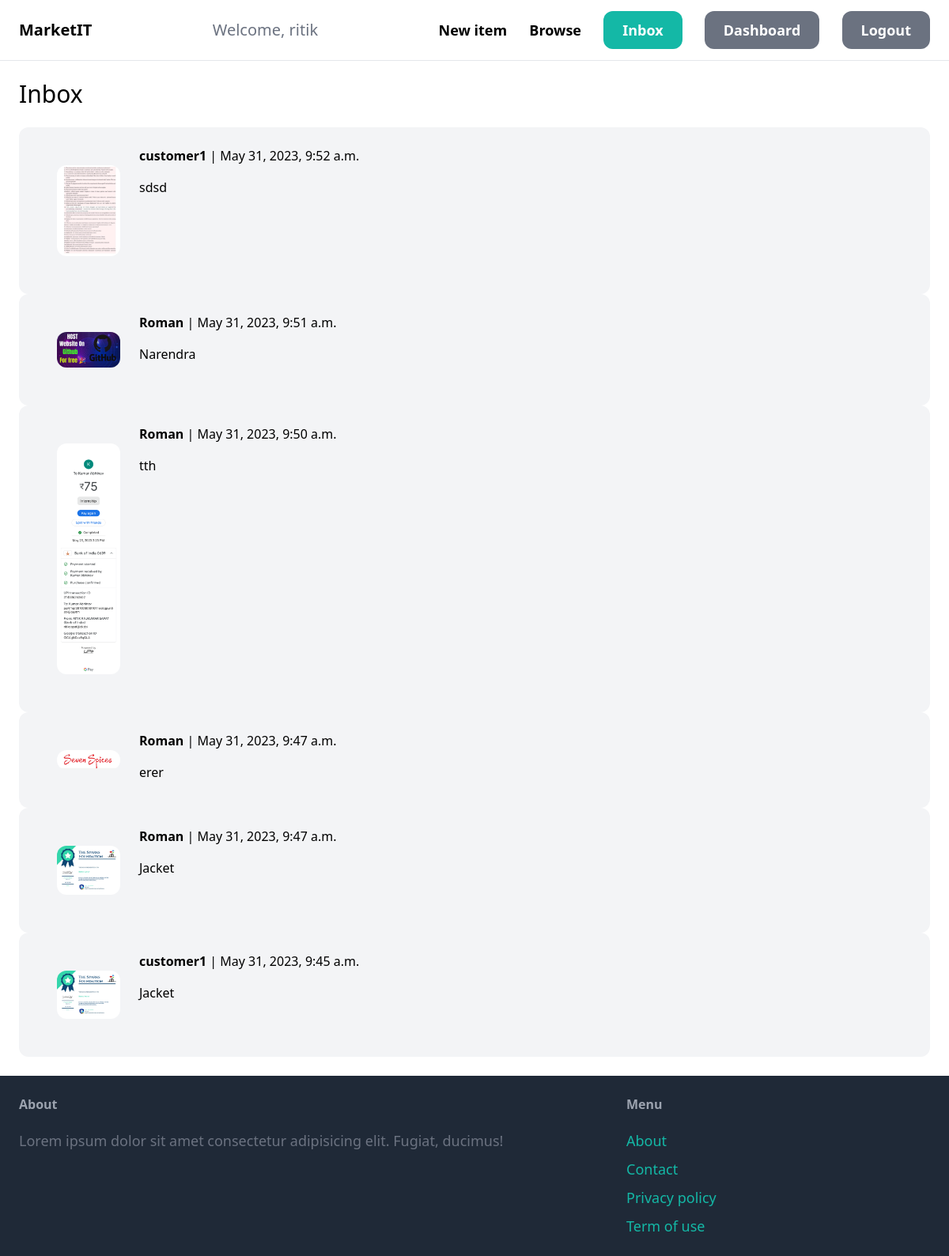
The page /inbox/ (signed in) on the database its author committed.
### conversation/models.py (models this page shows)
class Conversation(models.Model):
    item = models.ForeignKey(item,related_name='conversations',on_delete=models.CASCADE)
    members = models.ManyToManyField(User,related_name='conversations')
    created_at = models.DateTimeField(auto_now_add=True)
    modified_at = models.DateTimeField(auto_now=True)
    class Meta:
        ordering = ('-modified_at',)

### item/models.py (models this page shows, shortened)
class item(models.Model):
    category = models.ForeignKey(Category,related_name = 'items',on_delete = models.CASCADE)
    name = models.CharField(max_length=255)
    description = models.TextField(blank=True,null=True)
    price = models.FloatField()
    image = models.ImageField(upload_to = 'items_images',blank=True,null=True)
    is_sold = models.BooleanField(default=False)
    created_by = models.ForeignKey(User,related_name='items',on_delete=models.CASCADE)  #related_name so that items belonging to user can be obtained easily
    created_at = models.DateTimeField(auto_now_add = True)

### conversation/views.py (the view)
# urls.py: path('',views.inbox,name='inbox'),
@login_required
def inbox(request):
    conversations = Conversation.objects.filter(members__in=[request.user.id])
    return render(request,'conversation/inbox.html',{
        'conversations':conversations,
    })

### templates/conversation/inbox.html (shortened to what this page needs)
{% extends "core/base.html" %}
{% block content %}
<h1 class="mb-6 text-3xl">Inbox</h1>
<div class="space-y-6">
    {% for conversation in conversations %}
    <a href="{% url 'conversation:detail' conversation.id %}">
        <div class="p-6 flex bg-gray-100 rounded-xl">
            <div class="p-6">
                <img src="{{ conversation.item.image.url }}" class="w-20 rounded-xl">
            </div>
            <div>
                {% for member in conversation.members.all %}
                {% if member != request.user %}
                <p class='mb-4'><strong>{{ member.username }}</strong> | {{ conversation.modified_at }}</p>
                {{ conversation.item.name }}
                {% endif %}
                {% endfor %}
            </div>
        </div>
    </a>
    {% endfor %}
</div>
{% endblock %}

### templates/core/base.html (shortened to what this page needs)
<!DOCTYPE html>
<html lang="en">
<head>
    <script src="https://cdn.tailwindcss.com"></script>
</head>
<body>
    <nav class="py-6 px-6 flex justify-between items-center border-b border-gray-200">
        <a href="/" class='text-xl font-semibold'>MarketIT</a>
        {% if request.user.is_authenticated %}
        <p class="text-xl text-gray-500">Welcome, {{request.user.username}}</p>
        {% endif %}
        <div class="space-x-6">
            <a href="{% url 'item:new' %}" class='text-lg font-semibold hover:text-gray-500'>New item</a>
            <a href="{% url 'item:items' %}" class='text-lg font-semibold hover:text-gray-500'>Browse</a>
            {% if request.user.is_authenticated %}
            <a href="{% url 'conversation:inbox' %}"
                class='px-6 py-3 text-lg font-semibold bg-teal-500 text-white rounded-xl hover:bg-teal-700'>Inbox</a>
            <a href="{% url 'dashboard:index' %}"
                class='px-6 py-3 text-lg font-semibold bg-gray-500 text-white rounded-xl hover:bg-gray-700'>Dashboard</a>
            <a href="{% url 'core:logout' %}"
                class='px-6 py-3 text-lg font-semibold bg-gray-500 text-white rounded-xl hover:bg-gray-700'>Logout</a>
            {% endif %}
        </div>
    </nav>
    <div class="px-6 py-6">
        {% block content %}
        {% endblock %}
    </div>
    <footer class="py-6 px-6 flex justify-between bg-gray-800">
        <div class="w-2/3 pr-10">
            <h3 class="mb-5 font-semibold text-gray-400">About</h3>
            <p class="text-lg text-gray-500">Lorem ipsum dolor sit amet consectetur adipisicing elit. Fugiat,
                ducimus!
            </p>
        </div>
        <div class="w-1/3">
            <h3 class="mb-5 font-semibold text-gray-400">Menu</h3>
            <ul class='space-y-2'>
                <li><a href="#" class='text-lg text-teal-500 hover:text-teal-700'>About</a></li>
                <li><a href="{% url 'core:contact' %}" class='text-lg text-teal-500 hover:text-teal-700'>Contact</a>
                </li>
                <li><a href="#" class='text-lg text-teal-500 hover:text-teal-700'>Privacy policy</a></li>
                <li><a href="#" class='text-lg text-teal-500 hover:text-teal-700'>Term of use</a></li>
            </ul>
        </div>
    </footer>
</body>
</html>

### rows shown on the page
Conversation: item.image (picture), modified_at "May 31, 2023, 9:52 a.m.", item.name "sdsd"
Conversation: item.image (picture), modified_at "May 31, 2023, 9:51 a.m.", item.name "Narendra"
Conversation: item.image (picture), modified_at "May 31, 2023, 9:50 a.m.", item.name "tth"
Conversation: item.image (picture), modified_at "May 31, 2023, 9:47 a.m.", item.name "erer"
Conversation: item.image (picture), modified_at "May 31, 2023, 9:47 a.m.", item.name "Jacket"
Conversation: item.image (picture), modified_at "May 31, 2023, 9:45 a.m.", item.name "Jacket"

### other values the page prints
{{ request.user.username }} "ritik"
{{ member.username }} "customer1"
{{ member.username }} "Roman"
